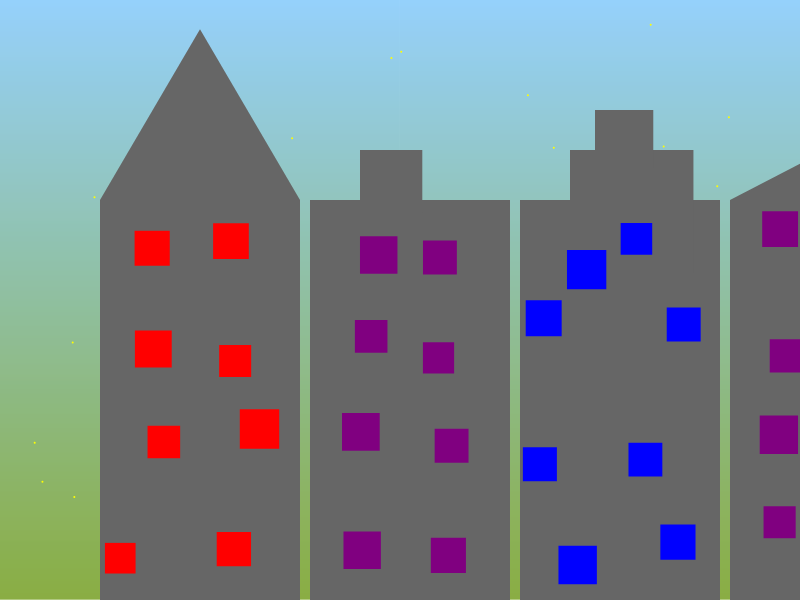
Frame 1 (no input)
Frame 60 (no input): identical to frame 1, image omitted
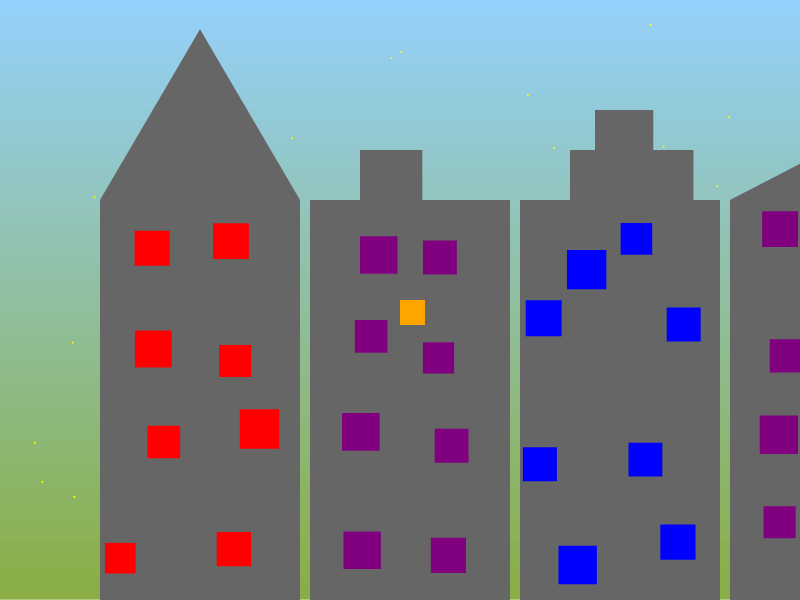
Frame 120 (the mouse pressed at the canvas centre since frame 60)

The p5.js sketch that drew these frames (run headless with seeded random() and noise() and a simulated clock; from frame 60 on, the mouse is pressed at the canvas centre):

// p5.js sketch
// ── sketch.js
/*Constants voor sunset achtergrond*/
let box = [];
let colors = ['#ffa500'];
let slider;
let sunsetC1;
let sunsetC2;
let nightC1;
let nightC2;
var x;
var y;
var x1;
var y1;
var x2;
var y2;

function setup() {
  createCanvas(displayWidth, displayHeight);

  slider = createSlider(0, 1, 0, 0.01);
  slider.position(650, 650);
  slider.changed(drawScene);
  
  sunsetC1 = color(115, 194, 251);
  sunsetC2 = color(100, 147, 5);
  nightC1 = color(0, 0, 35);  
  nightC2 = color(222, 186, 139);
  
  drawScene()
}

function draw(){
          for (let i = 0; i < box.length; i++) {
    box[i].display();
    }
}

function drawScene() {
  let c1 = lerpColor(sunsetC1, nightC1, slider.value());
  let c2 = lerpColor(sunsetC2, nightC2, slider.value());
  
  createGradient(c1, c2);
  
  drawHouses();
}

function createGradient(c1, c2) {
  for(let y = 0; y < height; y++){
    n = map(y, 0, height, 0, 1);
    let newc = lerpColor(c1, c2, n);
    stroke(newc);
    line(0, y, width, y);
  }
}

function drawHouses() {
    /*Bron voor sterren: https://codeburst.io/sunsets-and-shooting-stars-in-p5-js-92244d238e2b */
    /*Sterren bovenin het scherm, wisselt als je refresht*/
    for (var i = 0; i < 50; i++) {
    var x = random(windowWidth);
    var y = random(windowHeight-200);
    noStroke();
    fill(255, 255, 0);
    ellipse(x, y, 2, 2);
    }
    
    /*Bron voor de huizen: https://www.youtube.com/watch?v=riZB_qCQXtI*/
    /*huis1*/
    fill(102);
    rect(100, 200, 200, 400);
    fill(102);
    
    /*Bron random driehoek: https://editor.p5js.org/awade5/sketches/rkWIYwPsX*/
    x =random(200,200);
    y =random(20,180);
    x1 =random(100, 100);
    x2  =random(100,100);
    y1 =random(200,200);
    x2 =random(300,300);
    y2 =random(200,200);
    triangle(x,y,x1,y1,x2,y2);
  
    /*Bron random: /*https://happycoding.io/tutorials/p5js/random*/
    /*Kleur van ramen huis 1*/
    const colors10 = ['yellow', 'red', 'blue'];
    fill(random(colors10));
    /*Vlakken van ramen huis 1*/
    var rectX = random(100, 150);
    var recty = random(200, 250);
    var rectSize = random (30, 40);
    rect(rectX, recty, rectSize);
    
    var rectX = random(200, 250);
    var recty = random(200, 250);
    var rectSize = random (30, 40);
    rect(rectX, recty, rectSize);

    var rectX = random(100, 150);
    var recty = random(300, 350);
    var rectSize = random (30, 40);
    rect(rectX, recty, rectSize);
    
    var rectX = random(200, 250);
    var recty = random(300, 350);
    var rectSize = random (30, 40);
    rect(rectX, recty, rectSize);
    
    var rectX = random(100, 150);
    var recty = random(400, 450);
    var rectSize = random (30, 40);
    rect(rectX, recty, rectSize);
    
    var rectX = random(200, 250);
    var recty = random(400, 450);
    var rectSize = random (30, 40);
    rect(rectX, recty, rectSize);

    var rectX = random(100, 150);
    var recty = random(500, 550);
    var rectSize = random (30, 40);
    rect(rectX, recty, rectSize);
    
    var rectX = random(200, 250);
    var recty = random(500, 550);
    var rectSize = random (30, 40);
    rect(rectX, recty, rectSize);
    
    /*huis2*/
    fill(102);
    rect(310, 200, 200, 400);
    noStroke();
    fill(102);
    var rectX20 = random(360, 360);
    var recty20 = random(150, 150);
    var rectSize20 = random (60, 100);
    rect(rectX20, recty20, rectSize20);
    
    /*Kleur van ramen huis 2*/
    const colors2 = ['pink', 'purple', 'green'];
    fill(random(colors2));
    /*Vlakken van ramen huis 2*/
    var rectX2 = random(310, 360);
    var recty2 = random(200, 250);
    var rectSize2 = random (30, 40);
    rect(rectX2, recty2, rectSize2);
    
    var rectX2 = random(410, 460);
    var recty2 = random(200, 250);
    var rectSize2 = random (30, 40);
    rect(rectX2, recty2, rectSize2);

    var rectX2 = random(310, 360);
    var recty2 = random(300, 350);
    var rectSize2 = random (30, 40);
    rect(rectX2, recty2, rectSize2);
    
    var rectX2 = random(410, 460);
    var recty2 = random(300, 350);
    var rectSize2 = random (30, 40);
    rect(rectX2, recty2, rectSize2);
    
    var rectX2 = random(310, 360);
    var recty2 = random(400, 450);
    var rectSize2 = random (30, 40);
    rect(rectX2, recty2, rectSize2);
    
    var rectX1 = random(410, 460);
    var recty1 = random(400, 450);
    var rectSize1 = random (30, 40);
    rect(rectX1, recty1, rectSize1);

    var rectX2 = random(310, 360);
    var recty2 = random(500, 550);
    var rectSize2 = random (30, 40);
    rect(rectX2, recty2, rectSize2);
    
    var rectX2 = random(410, 460);
    var recty2 = random(500, 550);
    var rectSize2 = random (30, 40);
    rect(rectX2, recty2, rectSize2);
    
    /*huis3*/
    fill(102);
    rect(520, 200, 200, 400);
    
    fill(102);
    var rectX30 = random(570, 570);
    var recty30 = random(150, 150);
    var rectSize30 = random (80, 150);
    rect(rectX30, recty30, rectSize30);
    
    fill(102);
    noStroke();
    var rectX40 = random(595, 595);
    var recty40 = random(110, 110);
    var rectSize40 = random (50, 60);
    rect(rectX40, recty40, rectSize40);
    
    /*Kleur van ramen huis 3*/
    const colors1 = ['yellow', 'red', 'blue'];
    fill(random(colors1));
    /*Vlakken van ramen huis 3*/
    var rectX1 = random(520, 570);
    var recty1 = random(200, 250);
    var rectSize1 = random (30, 40);
    rect(rectX1, recty1, rectSize1);
    
    var rectX1 = random(620, 670);
    var recty1 = random(200, 250);
    var rectSize1 = random (30, 40);
    rect(rectX1, recty1, rectSize1);

    var rectX1 = random(520, 570);
    var recty1 = random(300, 350);
    var rectSize1 = random (30, 40);
    rect(rectX1, recty1, rectSize1);
    
    var rectX1 = random(620, 670);
    var recty1 = random(300, 350);
    var rectSize1 = random (30, 40);
    rect(rectX1, recty1, rectSize1);
    
    var rectX1 = random(520, 570);
    var recty1 = random(400, 450);
    var rectSize1 = random (30, 40);
    rect(rectX1, recty1, rectSize1);
    
    var rectX1 = random(620, 670);
    var recty1 = random(400, 450);
    var rectSize1 = random (30, 40);
    rect(rectX1, recty1, rectSize1);

    var rectX1 = random(520, 570);
    var recty1 = random(500, 550);
    var rectSize1 = random (30, 40);
    rect(rectX1, recty1, rectSize1);
    
    var rectX1 = random(620, 670);
    var recty1 = random(500, 550);
    var rectSize1 = random (30, 40);
    rect(rectX1, recty1, rectSize1);
    
    /*huis4*/
    fill(102);
    rect(730, 200, 200, 400);
    
    fill(102);
    noStroke();
    x =random(830,830);
    y =random(20,180);
    x1 =random(730, 730);
    x2  =random(730,730);
    y1 =random(200,200);
    x2 =random(930,930);
    y2 =random(200,200);
    triangle(x,y,x1,y1,x2,y2);
  
    
   /*Kleur van ramen huis 4*/
    const colors3 = ['pink', 'purple', 'green'];
    fill(random(colors3));
    /*Vlakken van ramen huis 4*/
    var rectX3 = random(730, 780);
    var recty3 = random(200, 250);
    var rectSize3 = random (30, 40);
    rect(rectX3, recty3, rectSize3);
    
    var rectX3 = random(830, 880);
    var recty3 = random(200, 250);
    var rectSize3 = random (30, 40);
    rect(rectX3, recty3, rectSize3);

    var rectX3 = random(730, 780);
    var recty3 = random(300, 350);
    var rectSize3 = random (30, 40);
    rect(rectX3, recty3, rectSize3);
    
    var rectX3 = random(830, 880);
    var recty3 = random(300, 350);
    var rectSize3 = random (30, 40);
    rect(rectX3, recty3, rectSize3);
    
    var rectX3 = random(730, 780);
    var recty3 = random(400, 450);
    var rectSize3 = random (30, 40);
    rect(rectX3, recty3, rectSize3);
    
    var rectX3 = random(830, 880);
    var recty3 = random(400, 450);
    var rectSize3 = random (30, 40);
    rect(rectX3, recty3, rectSize3);

    var rectX3 = random(730, 780);
    var recty3 = random(500, 550);
    var rectSize3 = random (30, 40);
    rect(rectX3, recty3, rectSize3);
    
    var rectX3 = random(830, 880);
    var recty3 = random(500, 550);
    var rectSize3 = random (30, 40);
    rect(rectX3, recty3, rectSize3);
    
    /*huis5*/
    fill(102);
    rect(940, 200, 200, 400);
    
    fill(102);
    noStroke();
    var rectX50 = random(990, 990);
    var recty50 = random(130, 130);
    var rectSize50 = random (80, 150);
    rect(rectX50, recty50, rectSize50);
    
   /*Kleur van ramen huis 5*/
    const colors4 = ['yellow', 'red', 'blue'];
    fill(random(colors4));
    /*Vlakken van ramen huis 5*/
    var rectX4 = random(950, 1000);
    var recty4 = random(200, 250);
    var rectSize4 = random (30, 40);
    rect(rectX4, recty4, rectSize4);
    
    var rectX4 = random(1050, 1090);
    var recty4 = random(200, 250);
    var rectSize4 = random (30, 40);
    rect(rectX4, recty4, rectSize4);

    var rectX4 = random(950, 1000);
    var recty4 = random(300, 350);
    var rectSize4 = random (30, 40);
    rect(rectX4, recty4, rectSize4);
    
    var rectX4 = random(1050, 1090);
    var recty4 = random(300, 350);
    var rectSize4 = random (30, 40);
    rect(rectX4, recty4, rectSize4);
    
    var rectX4 = random(950, 1000);
    var recty4 = random(400, 450);
    var rectSize4 = random (30, 40);
    rect(rectX4, recty4, rectSize4);
    
    var rectX4 = random(1050, 1090);
    var recty4 = random(400, 450);
    var rectSize4 = random (30, 40);
    rect(rectX4, recty4, rectSize4);

    var rectX4 = random(950, 1000);
    var recty4 = random(500, 550);
    var rectSize4 = random (30, 40);
    rect(rectX4, recty4, rectSize4);
    
    var rectX4 = random(1050, 1090);
    var recty4 = random(500, 550);
    var rectSize4 = random (30, 40);
    rect(rectX4, recty4, rectSize4);
    
    /*huis6*/
    fill(102);
    rect(1150, 200, 200, 400);
  
    fill(102);
    var rectX30 = random(1200, 1200);
    var recty30 = random(140, 140);
    var rectSize30 = random (100, 150);
    rect(rectX30, recty30, rectSize30);
    
    fill(102);
    noStroke();
    var rectX40 = random(1225, 1225);
    var recty40 = random(90, 90);
    var rectSize40 = random (50, 90);
    rect(rectX40, recty40, rectSize40);
    
   /*Kleur van ramen huis 6*/
    const colors5 = ['pink', 'purple', 'green'];
    fill(random(colors5));
    /*Vlakken van ramen huis 6*/
    var rectX5 = random(1150, 1200);
    var recty5 = random(200, 250);
    var rectSize5 = random (30, 40);
    rect(rectX5, recty5, rectSize5);
    
    var rectX5 = random(1250, 1300);
    var recty5 = random(200, 250);
    var rectSize5 = random (30, 40);
    rect(rectX5, recty5, rectSize5);

    var rectX5 = random(1150, 1200);
    var recty5 = random(300, 350);
    var rectSize5 = random (30, 40);
    rect(rectX5, recty5, rectSize5);
    
    var rectX5 = random(1250, 1300);
    var recty5 = random(300, 350);
    var rectSize5 = random (30, 40);
    rect(rectX5, recty5, rectSize5);
    
    var rectX5 = random(1150, 1200);
    var recty5 = random(400, 450);
    var rectSize5 = random (30, 40);
    rect(rectX5, recty5, rectSize5);
    
    var rectX5 = random(1250, 1300);
    var recty5 = random(400, 450);
    var rectSize5 = random (30, 40);
    rect(rectX5, recty5, rectSize5);

    var rectX5 = random(1150, 1200);
    var recty5 = random(500, 550);
    var rectSize5 = random (30, 40);
    rect(rectX5, recty5, rectSize5);
    
    var rectX5 = random(1250, 1300);
    var recty5 = random(500, 550);
    var rectSize5 = random (30, 40);
    rect(rectX5, recty5, rectSize5);
}

/*Bron voor raam tekenen: https://editor.p5js.org/LindaKlaver/sketches/7qnbwB3PC */
function mousePressed() {
    box.push(new Box(mouseX, mouseY));
}

class Box {
    constructor(x, y) {
        this.x = x;
        this.y = y;
        this.r = random(25);
    }

    display() {
        noStroke();
        fill(colors);
        rect(this.x, this.y, this.r * 2, this.r * 2);
    }
}
